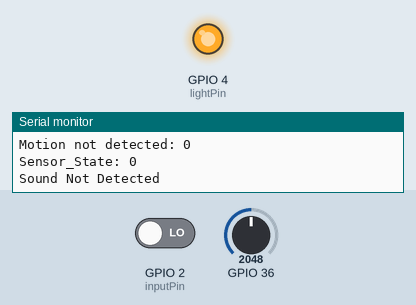
Simulated run of this sketch. Board: ESP32. Parts: output pins drawn as LEDs (lit = HIGH), the last lines printed to the serial monitor. Inputs (shaded band) come from the test bench; at power-on: GPIO 2 (inputPin) LOW, GPIO 36 = 2048. WiFi joins after 1.5 s; servers stay silent unless stated.

Above: at 2.7 s.
2.8 s: GPIO 2 (inputPin) driven HIGH
At 5.0 s:
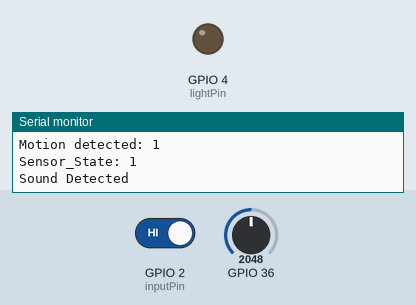
13.6 s: GPIO 2 (inputPin) driven LOW
At 14.7 s:
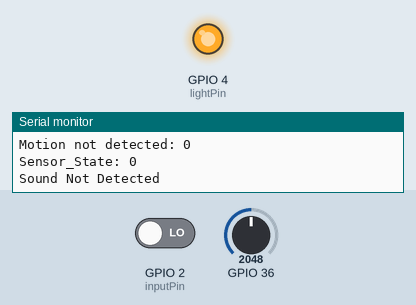
Timing chart, 0 to 16.5 s (numbered marks = the images above; inputs shaded):
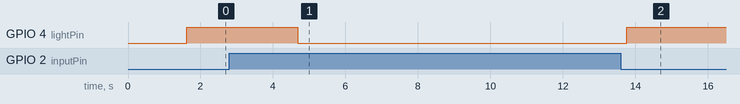

Measured:
- after the input at 2.8 s, GPIO 4 (lightPin): HIGH → LOW after 1.9 s
- after the input at 13.6 s, GPIO 4 (lightPin): LOW → HIGH after 0.16 s

The sketch:

new.ino
```cpp
#include <MFRC522.h>
#include <MFRC522Extended.h>
#include <WiFi.h>
#include <Firebase_ESP_Client.h>
#include <SPI.h>

#define RST_PIN         22
#define SS_PIN          5
#define inputPin        2
#define Sensor_Pin      2
#define lightPin 4

// Firebase credentials
#define FIREBASE_HOST "https://studyroommanagement-e7b39-default-rtdb.firebaseio.com/"
#define FIREBASE_AUTH "AIzaSyAQlSsONu-pGX01C8FtdI4Beiro3id4n58"

// Wi-Fi credentials
const char* ssid = "OPPOF17";
const char* password ="Onaliy12334";

MFRC522 mfrc522(SS_PIN, RST_PIN);
FirebaseData fbdo;
FirebaseAuth auth;
FirebaseConfig config;

void setup() {
  Serial.begin(9600);
  while (!Serial); // Wait for serial port to connect. Needed for native USB port only

  WiFi.begin(ssid, password);
  Serial.print("Connecting to WiFi...");
  while (WiFi.status() != WL_CONNECTED) {
    delay(500);
    Serial.print(".");
  }
  Serial.println("Connected to WiFi");

  config.host = FIREBASE_HOST;
  config.api_key = FIREBASE_AUTH;
  Firebase.begin(&config, &auth);
  Firebase.reconnectWiFi(true);

  SPI.begin();
  mfrc522.PCD_Init();
  delay(4);
  mfrc522.PCD_DumpVersionToSerial();
  Serial.println("Hold your Student ID Card near to the Scanner..");
  Serial.println();

  pinMode(inputPin, INPUT);
  pinMode(Sensor_Pin, INPUT);
  pinMode(lightPin, OUTPUT);
  Serial.println("\n\nLet's Begin\n");
}

void loop() {
  // Handle Firebase events if needed
  // Firebase.process(); '

  // Motion sensor
  bool motion = digitalRead(inputPin);
  if(motion)
  {
    Serial.println("Motion detected: " +String(motion));
    digitalWrite(lightPin,LOW);
  }
  else{
    Serial.println("Motion not detected: " +String(motion));
    digitalWrite(lightPin,HIGH);
  }


  bool Sensor_State = digitalRead(Sensor_Pin);
  int Senor_Value = analogRead(A0);
  Serial.println("\nSensor_State: " + String(Sensor_State));
  // Serial.println("\nSensor_Value: " + String(Sensor_Value));

  if (Sensor_State == true) {
    Serial.println("Sound Detected");
  } else {
    Serial.println("Sound Not Detected");
  }

  delay(3000);

  // Reset the loop if no new card present on the sensor/reader. This saves the entire process when idle.
  if (!mfrc522.PICC_IsNewCardPresent()) {
    return;
  }

  // Select one of the cards
  if (!mfrc522.PICC_ReadCardSerial()) {
    return;
  }

  // Dump debug info about the card; PICC_HaltA() is automatically called
  mfrc522.PICC_DumpToSerial(&(mfrc522.uid));

 Serial.print("Card ID: ");
    String cardID = ""; //store the card's ID
    for (byte i = 0; i < mfrc522.uid.size; i++) {
        Serial.print(mfrc522.uid.uidByte[i] < 0x10 ? " 0" : " ");
        Serial.print(mfrc522.uid.uidByte[i], HEX);
        cardID.concat(String(mfrc522.uid.uidByte[i] < 0x10 ? " 0" : " "));
        cardID.concat(String(mfrc522.uid.uidByte[i], HEX));
    }
    Serial.println();
    cardID.toUpperCase();
    if (cardID.substring(1) == "73 33 84 A9") {
        Serial.println("Access Granted");
        Serial.println();


    } else {
        Serial.println("Access Denied");


    }
     delay(1500);
}
```
